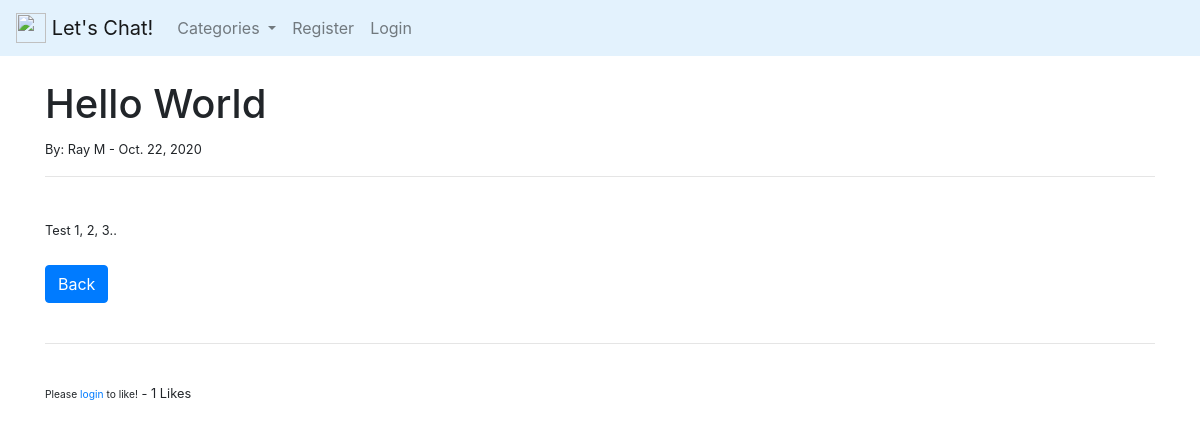
Page /post/9 on the committed database.
### forum/models.py (models this page shows, shortened)
class Post(models.Model):
    title = models.CharField(max_length=250)
    title_tag = models.CharField(max_length=250)
    author = models.ForeignKey(User, on_delete=models.CASCADE)
    body = models.TextField()
    post_date = models.DateField(auto_now_add=True)
    category = models.CharField(
        max_length=250, default='Neutral', choices=option_list)
    likes = models.ManyToManyField(User, related_name='blog_posts')
    def total_likes(self):
        return self.likes.count()

### forum/views.py (the view)
# urls.py: path('post/<int:pk>', PostDetailView.as_view(), name='post-detail'),
class PostDetailView(DetailView):
    model = Post
    template_name = 'post_detail.html'
    def get_context_data(self, *args, **kwargs):
        ops_menu = Category.objects.all()
        context = super(PostDetailView, self).get_context_data(*args, **kwargs)
        things = get_object_or_404(Post, id=self.kwargs['pk'])
        total_likes = things.total_likes()
        liked = False
        if things.likes.filter(id=self.request.user.id).exists():
            liked = True
        context["ops_menu"] = ops_menu
        context["total_likes"] = total_likes
        context["liked"] = liked
        return context

### forum/models.py (called while the page is built)
    def __str__(self):
        return self.name

### forum/templates/post_detail.html (shortened to what this page needs)
{% extends 'base.html' %}
{% block content %}
<h1>{{post.title}}</h1>
<small>By: {{post.author.first_name}} {{post.author.last_name}} - {{post.post_date}}
<hr>
<br>
{{post.body|safe}}
<br><br>
<a href="{% url 'home' %}" class="btn btn-primary">Back</a>
<br><br>
<hr>
<br>
<form action="{% url 'like-post' post.pk %}" method="POST">
    {% if user.is_authenticated %}
        {% if liked %}
            <button type="submit" name="post_id" value="{{post.id}}" class="btn btn-danger btn-sm">Unlike</button>
        {% else %}
            <button type="submit" name="post_id" value="{{post.id}}" class="btn btn-success btn-sm">Like</button>
        {% endif %}
    {% else %}
        <small>Please <a href="{% url 'login' %}">login</a> to like!</small>
    {% endif %}
    - {{total_likes}} Likes
</form>
{% endblock %}

### rows in the picture
Post: title "Hello World", author.first_name "Ray", author.last_name "M", post_date "Oct. 22, 2020", body "Test 1, 2, 3.."

### other values in the picture
{{ total_likes }} "1"
